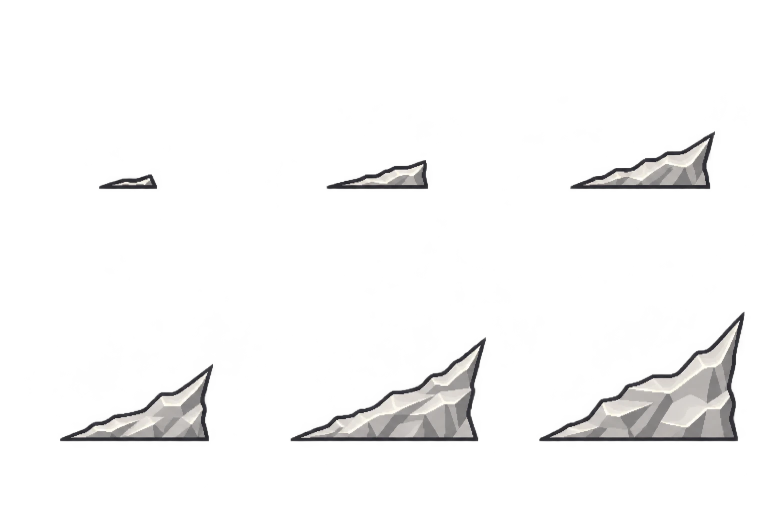
#> input picture art/animations/src/tremor_spike_side.webp, 1536 x 1024 px (shown at 1/2 size); its folder holds 2 pictures in this run
$ python cut-tremor.py
#> lines starting #> are read from the running program, lines starting #| are printed output that depends on the picture
# Cuts the two Tremor spike sheets (art/animations/src/, 3 x 2 grids of growth frames on transparency)
# into 6-frame strips for the game: src/img/fx/tremor_side.png and src/img/fx/tremor_up.png.
# Every frame sits on the bottom of a shared box: the upright spike centred, the side spike from its left end,
# so it grows out toward its tip (to the right; the game mirrors it for the other way).
# Usage: python3 scripts/cut-tremor.py   (needs Pillow)
from PIL import Image
import os
ROOT = os.path.join(os.path.dirname(__file__), '..')
FAINT, SOLID, OUT_H = 24, 240, 96  # alpha cut-offs (as in cut-sheets.js) and output frame height

def frames(path):
    im = Image.open(path).convert('RGBA')
#> im is the input picture: PIL image 1536x1024 RGBA; mean R, G, B, A 12.9, 12.7, 12.6, 19.4
    a = im.getchannel('A').point(lambda v: 0 if v < FAINT else 255 if v >= SOLID else v)
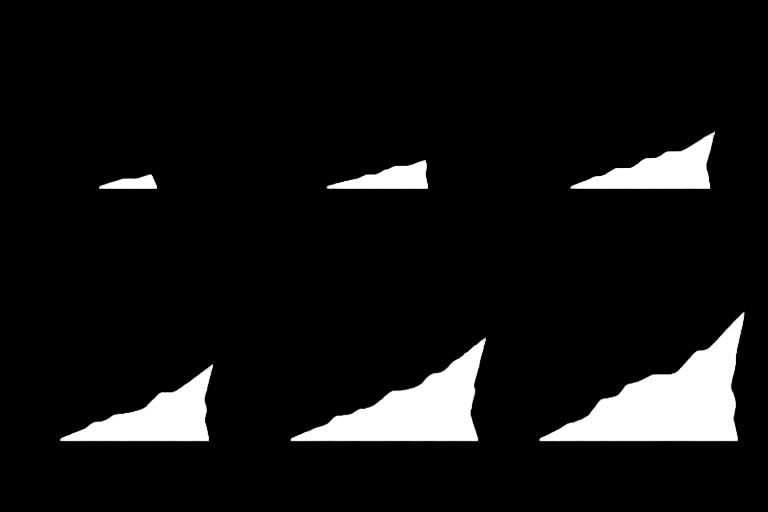
#> a: PIL image 1536x1024 L (shown at 1/2 size); min 0, max 255, mean 19.6
    im.putalpha(a)
    cw, ch = im.width // 3, im.height // 2
#> cw = 512; ch = 512
    out = []
    for r in range(2):
        for c in range(3):
            cell = im.crop((c * cw, r * ch, (c + 1) * cw, (r + 1) * ch))
            out.append(cell.crop(cell.getbbox()))
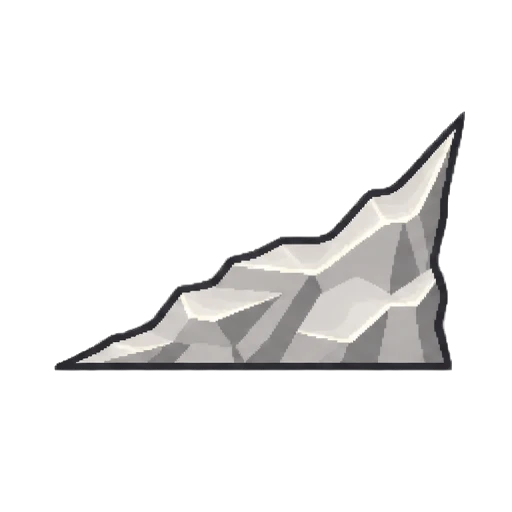
#> cell: PIL image 512x512 RGBA; mean R, G, B, A 29.7, 29.2, 28.9, 43.4; transparent parts drawn white
#> after the loop, out = 6 items
    return out

for name in ('side', 'up'):
    fr = frames(os.path.join(ROOT, 'art/animations/src/tremor_spike_%s.webp' % name))
    W = max(f.width for f in fr) + 8; H = max(f.height for f in fr) + 4
#> after `W = max((f.width for f in fr)) + 8`: W = 419
#> after `H = max((f.height for f in fr)) + 4`: H = 264
    scale = OUT_H / H; fw = round(W * scale)
#> after `scale = OUT_H / H`: scale = 0.364
#> after `fw = round(W * scale)`: fw = 152
    strip = Image.new('RGBA', (fw * len(fr), OUT_H), (0, 0, 0, 0))
#> strip: PIL image 912x96 RGBA; every value is 0
    for i, f in enumerate(fr):
        g = f.resize((max(1, round(f.width * scale)), max(1, round(f.height * scale))), Image.LANCZOS)
        x = 3 if name == 'side' else (fw - g.width) // 2
        strip.alpha_composite(g, (i * fw + x, OUT_H - g.height - 1))
#> this loop made 6 passes
#> pass 2, `g = f.resize((max(1, round(f.width * scale)), max(1, round(f.height * ..`:
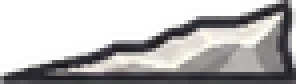
#> g: PIL image 74x21 RGBA (shown 4 times larger); mean R, G, B, A 70.4, 69.1, 69.3, 138.5; transparent parts drawn white
#> pass 3, `g = f.resize((max(1, round(f.width * scale)), max(1, round(f.height * ..`:
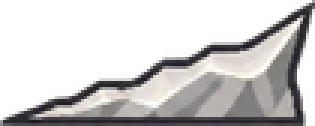
#> g: PIL image 105x42 RGBA (shown 3 times larger); mean R, G, B, A 65.7, 64.5, 64.4, 112.9; transparent parts drawn white
#> after the loop:
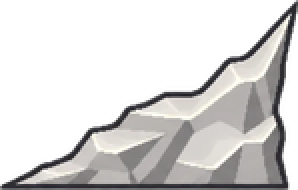
#> g: PIL image 149x95 RGBA (shown 2 times larger); mean R, G, B, A 69.6, 68.3, 67.7, 106.6; transparent parts drawn white
#> after the loop:
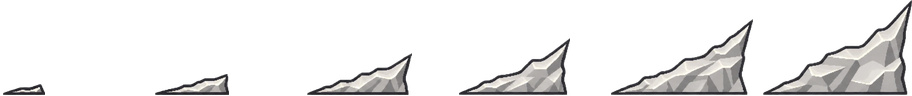
#> strip: PIL image 912x96 RGBA; mean R, G, B, A 28.9, 28.4, 28.2, 46.5; transparent parts drawn white
    strip.save(os.path.join(ROOT, 'src/img/fx/tremor_%s.png' % name), optimize=True)
    print(name, 'frame', fw, 'x', OUT_H)
#| side frame 152 x 96
#> pass 2 of the loop `for name in ('side', 'up'):`:
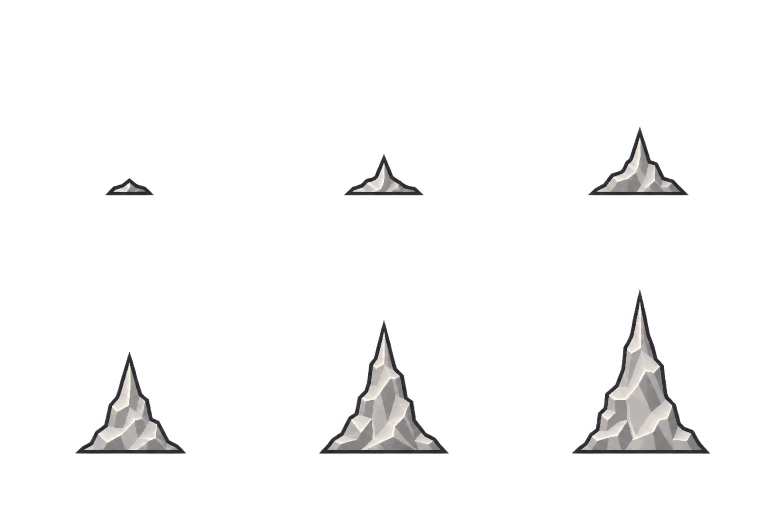
#> input picture art/animations/src/tremor_spike_up.webp, 1536 x 1024 px (shown at 1/2 size)
#> in frames, im is the input picture: PIL image 1536x1024 RGBA; mean R, G, B, A 9.5, 9.2, 9.2, 14.9
#> after the loop in frames (call 2), `for r in range(2):`:
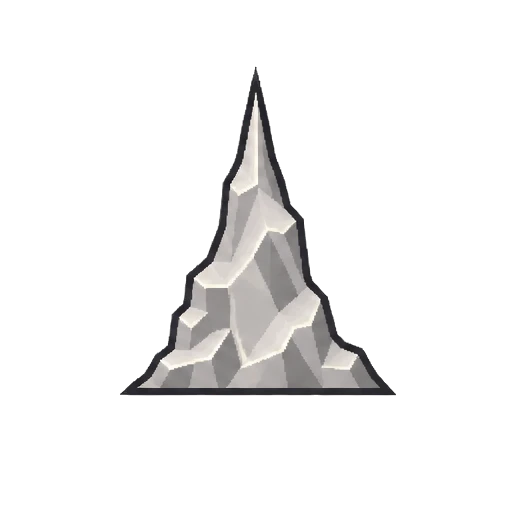
#> cell: PIL image 512x512 RGBA; mean R, G, B, A 21.4, 20.9, 20.7, 32.7; transparent parts drawn white
#> W = 284
#> H = 334
#> scale = 0.287
#> fw = 82
#> the loop `for i, f in enumerate(fr):` made 6 passes
#> x on passes 1 to 6: 27, 18, 12, 9, 3, 1
#> after the loop `for i, f in enumerate(fr):`:
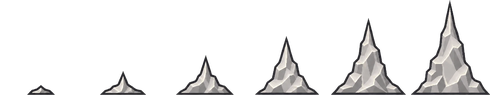
#> strip: PIL image 492x96 RGBA; mean R, G, B, A 25, 24.4, 24.3, 41.5; transparent parts drawn white
#| up frame 82 x 96
